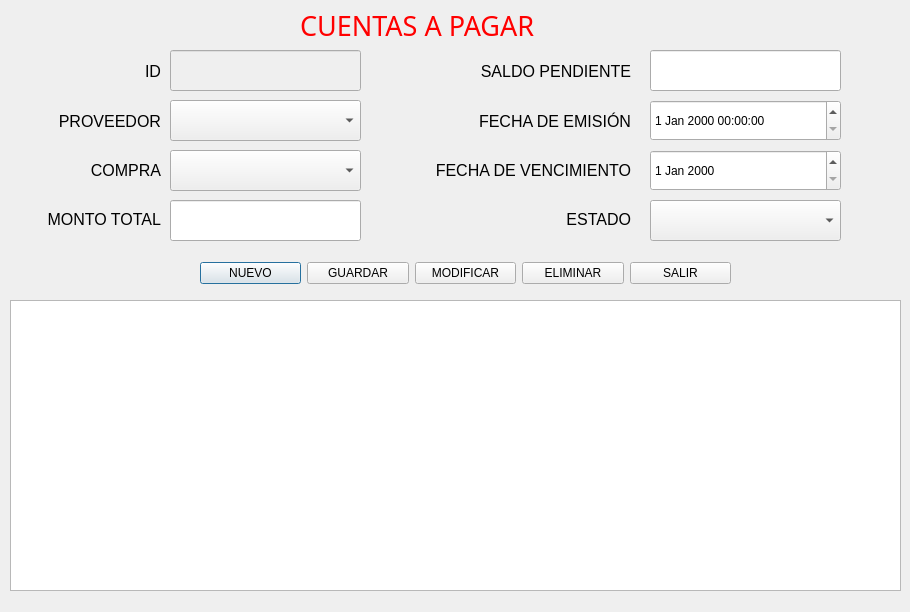
<?xml version="1.0" encoding="UTF-8"?>
<ui version="4.0">
 <class>Cuentaspagar</class>
 <widget class="QDialog" name="Cuentaspagar">
  <property name="geometry">
   <rect>
    <x>0</x>
    <y>0</y>
    <width>910</width>
    <height>612</height>
   </rect>
  </property>
  <property name="windowTitle">
   <string>Cuentas a Pagar</string>
  </property>
  <widget class="QLineEdit" name="txtSaldoPendiente">
   <property name="geometry">
    <rect>
     <x>650</x>
     <y>50</y>
     <width>191</width>
     <height>41</height>
    </rect>
   </property>
  </widget>
  <widget class="QComboBox" name="cbCompra">
   <property name="geometry">
    <rect>
     <x>170</x>
     <y>150</y>
     <width>191</width>
     <height>41</height>
    </rect>
   </property>
  </widget>
  <widget class="QWidget" name="layoutWidget_3">
   <property name="geometry">
    <rect>
     <x>420</x>
     <y>50</y>
     <width>211</width>
     <height>191</height>
    </rect>
   </property>
   <layout class="QVBoxLayout" name="_3">
    <item>
     <widget class="QLabel" name="labelSaldoPendiente">
      <property name="font">
       <font>
        <pointsize>12</pointsize>
       </font>
      </property>
      <property name="text">
       <string>SALDO PENDIENTE</string>
      </property>
      <property name="alignment">
       <set>Qt::AlignmentFlag::AlignRight|Qt::AlignmentFlag::AlignTrailing|Qt::AlignmentFlag::AlignVCenter</set>
      </property>
     </widget>
    </item>
    <item>
     <widget class="QLabel" name="labelFechaEmision">
      <property name="font">
       <font>
        <family>Segoe UI</family>
        <pointsize>12</pointsize>
       </font>
      </property>
      <property name="text">
       <string>FECHA DE EMISIÓN</string>
      </property>
      <property name="alignment">
       <set>Qt::AlignmentFlag::AlignRight|Qt::AlignmentFlag::AlignTrailing|Qt::AlignmentFlag::AlignVCenter</set>
      </property>
     </widget>
    </item>
    <item>
     <widget class="QLabel" name="labelFechaVencimiento">
      <property name="font">
       <font>
        <family>Segoe UI</family>
        <pointsize>12</pointsize>
       </font>
      </property>
      <property name="text">
       <string>FECHA DE VENCIMIENTO</string>
      </property>
      <property name="alignment">
       <set>Qt::AlignmentFlag::AlignRight|Qt::AlignmentFlag::AlignTrailing|Qt::AlignmentFlag::AlignVCenter</set>
      </property>
     </widget>
    </item>
    <item>
     <widget class="QLabel" name="labelEstado">
      <property name="font">
       <font>
        <family>Segoe UI</family>
        <pointsize>12</pointsize>
       </font>
      </property>
      <property name="text">
       <string>ESTADO</string>
      </property>
      <property name="alignment">
       <set>Qt::AlignmentFlag::AlignRight|Qt::AlignmentFlag::AlignTrailing|Qt::AlignmentFlag::AlignVCenter</set>
      </property>
     </widget>
    </item>
   </layout>
  </widget>
  <widget class="QDateEdit" name="deFechaVencimiento">
   <property name="geometry">
    <rect>
     <x>650</x>
     <y>150</y>
     <width>191</width>
     <height>41</height>
    </rect>
   </property>
  </widget>
  <widget class="QLineEdit" name="txtID">
   <property name="enabled">
    <bool>false</bool>
   </property>
   <property name="geometry">
    <rect>
     <x>170</x>
     <y>50</y>
     <width>191</width>
     <height>41</height>
    </rect>
   </property>
  </widget>
  <widget class="QTableView" name="tablaCuentasPagar">
   <property name="geometry">
    <rect>
     <x>10</x>
     <y>300</y>
     <width>891</width>
     <height>291</height>
    </rect>
   </property>
  </widget>
  <widget class="QComboBox" name="cbEstado">
   <property name="geometry">
    <rect>
     <x>650</x>
     <y>200</y>
     <width>191</width>
     <height>41</height>
    </rect>
   </property>
  </widget>
  <widget class="QLabel" name="label">
   <property name="geometry">
    <rect>
     <x>300</x>
     <y>10</y>
     <width>281</width>
     <height>31</height>
    </rect>
   </property>
   <property name="font">
    <font>
     <family>MV Boli</family>
     <pointsize>20</pointsize>
     <underline>false</underline>
    </font>
   </property>
   <property name="styleSheet">
    <string notr="true">color: rgb(255, 0, 0);</string>
   </property>
   <property name="text">
    <string>CUENTAS A PAGAR</string>
   </property>
   <property name="textFormat">
    <enum>Qt::TextFormat::AutoText</enum>
   </property>
  </widget>
  <widget class="QLineEdit" name="txtMontoTotal">
   <property name="geometry">
    <rect>
     <x>170</x>
     <y>200</y>
     <width>191</width>
     <height>41</height>
    </rect>
   </property>
  </widget>
  <widget class="QComboBox" name="cbProveedor">
   <property name="geometry">
    <rect>
     <x>170</x>
     <y>100</y>
     <width>191</width>
     <height>41</height>
    </rect>
   </property>
  </widget>
  <widget class="QDateTimeEdit" name="dtFechaEmision">
   <property name="geometry">
    <rect>
     <x>650</x>
     <y>100</y>
     <width>191</width>
     <height>41</height>
    </rect>
   </property>
  </widget>
  <widget class="QWidget" name="layoutWidget">
   <property name="geometry">
    <rect>
     <x>20</x>
     <y>50</y>
     <width>141</width>
     <height>191</height>
    </rect>
   </property>
   <layout class="QVBoxLayout" name="_2">
    <item>
     <widget class="QLabel" name="labelID">
      <property name="font">
       <font>
        <family>Segoe UI</family>
        <pointsize>12</pointsize>
       </font>
      </property>
      <property name="text">
       <string>ID</string>
      </property>
      <property name="alignment">
       <set>Qt::AlignmentFlag::AlignRight|Qt::AlignmentFlag::AlignTrailing|Qt::AlignmentFlag::AlignVCenter</set>
      </property>
     </widget>
    </item>
    <item>
     <widget class="QLabel" name="labelProveedor">
      <property name="font">
       <font>
        <family>Segoe UI</family>
        <pointsize>12</pointsize>
       </font>
      </property>
      <property name="text">
       <string>PROVEEDOR</string>
      </property>
      <property name="alignment">
       <set>Qt::AlignmentFlag::AlignRight|Qt::AlignmentFlag::AlignTrailing|Qt::AlignmentFlag::AlignVCenter</set>
      </property>
     </widget>
    </item>
    <item>
     <widget class="QLabel" name="labelCompra">
      <property name="font">
       <font>
        <pointsize>12</pointsize>
       </font>
      </property>
      <property name="text">
       <string>COMPRA</string>
      </property>
      <property name="alignment">
       <set>Qt::AlignmentFlag::AlignRight|Qt::AlignmentFlag::AlignTrailing|Qt::AlignmentFlag::AlignVCenter</set>
      </property>
     </widget>
    </item>
    <item>
     <widget class="QLabel" name="labelMontoTotal">
      <property name="font">
       <font>
        <pointsize>12</pointsize>
       </font>
      </property>
      <property name="text">
       <string>MONTO TOTAL</string>
      </property>
      <property name="alignment">
       <set>Qt::AlignmentFlag::AlignRight|Qt::AlignmentFlag::AlignTrailing|Qt::AlignmentFlag::AlignVCenter</set>
      </property>
     </widget>
    </item>
   </layout>
  </widget>
  <widget class="QWidget" name="layoutWidget_2">
   <property name="geometry">
    <rect>
     <x>200</x>
     <y>260</y>
     <width>531</width>
     <height>26</height>
    </rect>
   </property>
   <layout class="QHBoxLayout" name="horizontalLayout">
    <item>
     <widget class="QPushButton" name="btnNuevo">
      <property name="text">
       <string>NUEVO</string>
      </property>
      <property name="icon">
       <iconset theme="QIcon::ThemeIcon::FolderNew"/>
      </property>
     </widget>
    </item>
    <item>
     <widget class="QPushButton" name="btnGuardar">
      <property name="text">
       <string>GUARDAR</string>
      </property>
      <property name="icon">
       <iconset theme="QIcon::ThemeIcon::DocumentSave"/>
      </property>
     </widget>
    </item>
    <item>
     <widget class="QPushButton" name="btnModificar">
      <property name="text">
       <string>MODIFICAR</string>
      </property>
      <property name="icon">
       <iconset theme="QIcon::ThemeIcon::MailMessageNew"/>
      </property>
     </widget>
    </item>
    <item>
     <widget class="QPushButton" name="btnEliminar">
      <property name="text">
       <string>ELIMINAR</string>
      </property>
      <property name="icon">
       <iconset theme="QIcon::ThemeIcon::ApplicationExit"/>
      </property>
     </widget>
    </item>
    <item>
     <widget class="QPushButton" name="btnSalir">
      <property name="text">
       <string>SALIR</string>
      </property>
      <property name="icon">
       <iconset theme="QIcon::ThemeIcon::SystemLogOut"/>
      </property>
     </widget>
    </item>
   </layout>
  </widget>
 </widget>
 <resources/>
 <connections/>
</ui>
